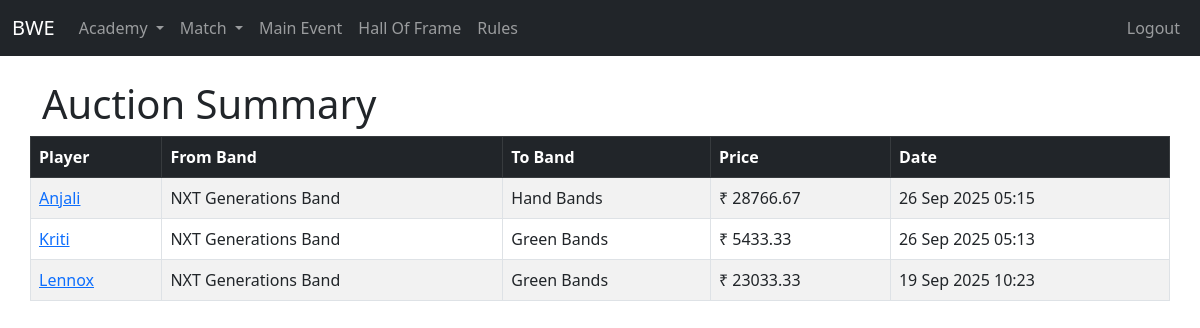
Before: /academy/auction/ (signed in) with the older database file.
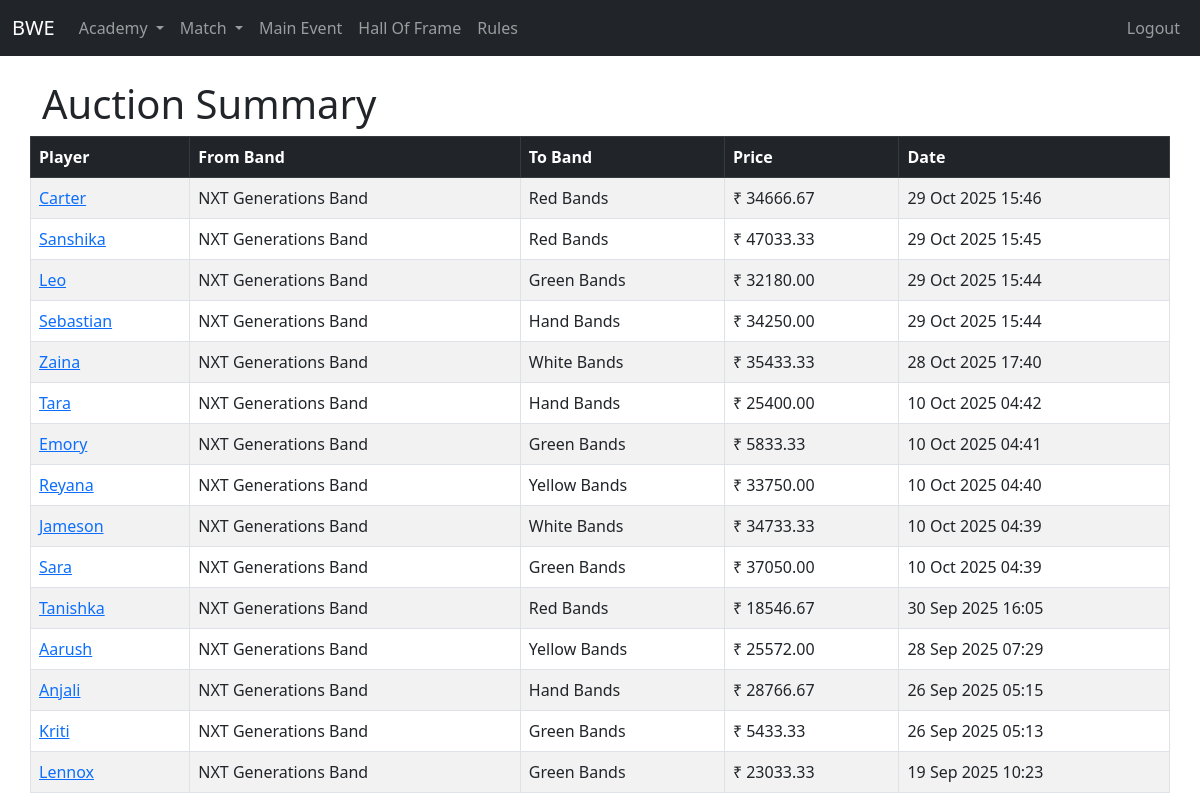
After: the same page with the newer database file.
### academy/models.py (models this page shows, shortened)
class Auction(models.Model):
    player = models.ForeignKey("Player", on_delete=models.CASCADE, related_name="auctions")
    from_band = models.ForeignKey("Band", on_delete=models.SET_NULL, null=True, blank=True, related_name="auctions_from")
    to_band = models.ForeignKey("Band", on_delete=models.SET_NULL, null=True, blank=True, related_name="auctions_to")
    price = models.FloatField()  # player's networth used in auction
    date = models.DateTimeField(auto_now_add=True)

class Player(models.Model):
    GENDER_CHOICES = [
        ('Male', 'Male'),
        ('Female', 'Female'),
    ]
    name = models.CharField(max_length=200)
    gender = models.CharField(max_length=10, choices=GENDER_CHOICES)
    band = models.ForeignKey(Band, on_delete=models.CASCADE, related_name='player_band')
    wins = models.PositiveIntegerField(default=0)
    matchesplayed = models.PositiveIntegerField(default=0)
    winningpercentage = models.FloatField(default=0)
    networth = models.FloatField(default=0)
    image_url = models.CharField(max_length=120, null=True, blank=True)
    is_active = models.BooleanField(default=True)
    objects = ActivePlayerManager()
    all_objects = models.Manager()
    spouse = models.OneToOneField(
        'self',
        on_delete=models.SET_NULL,
        null=True,
        blank=True,
        related_name="partner"
    )

class Band(models.Model):
    name = models.CharField(max_length=200)
    networth = models.FloatField(default=0)
    image_url = models.CharField(max_length=120, null=True, blank=True)
    emoji = models.CharField(max_length=5, null=True, blank=True)

### academy/views.py (the view)
# urls.py: path('auction/', views.auction_list, name='auction_list'),
@login_required
def auction_list(request):
    auctions = Auction.objects.all().order_by('-date')
    context = {
        'auctions': auctions
    }
    return render(request, 'academy/auctions/auction_list.html', context)

### templates/academy/auctions/auction_list.html
{% extends "base.html" %}
{% block content %}
<div class="row">
    <h1>Auction Summary</h1>
</div>
<div class="row">
    <table class="table table-bordered table-striped">
        <thead class="table-dark">
            <tr>
                <th>Player</th>
                <th>From Band</th>
                <th>To Band</th>
                <th>Price</th>
                <th>Date</th>
            </tr>
        </thead>
        <tbody id="table-body">
            {% for auction in auctions %}
            <tr>
                <td><a href="{% url 'player-view' auction.player.id %}">{{ auction.player.name }}</a></td>
                <td>{{ auction.from_band.name }}</td>
                <td>{{ auction.to_band.name }}</td>
                <td>₹ {{ auction.price|floatformat:2 }}</td>
                <td>{{ auction.date|date:"d M Y H:i" }}</td>
            </tr>
            {% empty %}
            <tr>
                <td colspan="5">No auctions available.</td>
            </tr>
            {% endfor %}
        </tbody>
    </table>
</div>
{% endblock %}

### templates/base.html (shortened to what this page needs)
<!DOCTYPE html>
<html lang="en">
<head>
  <link href="https://cdn.jsdelivr.net/npm/bootstrap@5.3.0/dist/css/bootstrap.min.css" rel="stylesheet">
</head>
<body>
  {% include 'navbar.html' %}
  <div class="container mt-4">
    {% block content %}
    {% endblock %}
  </div>
</body>
</html>

### templates/navbar.html (shortened to what this page needs)
<nav class="navbar navbar-expand-lg navbar-dark bg-dark">
  <div class="container-fluid">
    <a class="navbar-brand" href="{% url 'home' %}">BWE</a>
    {% if request.user.is_authenticated %}
    <div class="collapse navbar-collapse" id="navbarNav">
      <ul class="navbar-nav">
        <li class="nav-item dropdown">
          <a class="nav-link dropdown-toggle" href="#" role="button" data-bs-toggle="dropdown" aria-expanded="false">
            Academy
          </a>
        </li>
      </ul>
      <ul class="navbar-nav">
        <li class="nav-item dropdown">
          <a class="nav-link dropdown-toggle" href="#" role="button" data-bs-toggle="dropdown" aria-expanded="false">
            Match
          </a>
        </li>
      </ul>
      <ul class="navbar-nav">
        <li class="nav-item">
          <a class="nav-link" href="{% url 'main_event' %}">Main Event</a>
        </li>
      </ul>
      <ul class="navbar-nav">
        <li class="nav-item">
          <a class="nav-link" href="{% url 'hall_of_frame' %}">Hall Of Frame</a>
        </li>
      </ul>
      <ul class="navbar-nav">
        <li class="nav-item">
          <a class="nav-link" href="{% url 'rule-list' %}">Rules</a>
        </li>
      </ul>
    </div>
    {% endif %}
    <ul class="navbar-nav ms-auto">
      {% if request.user.is_authenticated %}
        <li class="nav-item">
          <a class="nav-link" href='{% url "logout" %}'>Logout</a>
        </li>
      {% else %}
        <li class="nav-item">
          <a class="nav-link" href='{% url "login" %}'>Login</a>
        </li>
      {% endif %}
    </ul>
  </div>
</nav>

Changed rows visible on the page:
added Auction: player.name "Carter", from_band.name "NXT Generations Band", to_band.name "Red Bands", price "34666.67", date "29 Oct 2025 15:46"
added Auction: player.name "Sanshika", from_band.name "NXT Generations Band", to_band.name "Red Bands", price "47033.33", date "29 Oct 2025 15:45"
added Auction: player.name "Leo", from_band.name "NXT Generations Band", to_band.name "Green Bands", price "32180.00", date "29 Oct 2025 15:44"
added Auction: player.name "Sebastian", from_band.name "NXT Generations Band", to_band.name "Hand Bands", price "34250.00", date "29 Oct 2025 15:44"
added Auction: player.name "Zaina", from_band.name "NXT Generations Band", to_band.name "White Bands", price "35433.33", date "28 Oct 2025 17:40"
added Auction: player.name "Tara", from_band.name "NXT Generations Band", to_band.name "Hand Bands", price "25400.00", date "10 Oct 2025 04:42"
added Auction: player.name "Emory", from_band.name "NXT Generations Band", to_band.name "Green Bands", price "5833.33", date "10 Oct 2025 04:41"
added Auction: player.name "Reyana", from_band.name "NXT Generations Band", to_band.name "Yellow Bands", price "33750.00", date "10 Oct 2025 04:40"
added Auction: player.name "Jameson", from_band.name "NXT Generations Band", to_band.name "White Bands", price "34733.33", date "10 Oct 2025 04:39"
added Auction: player.name "Sara", from_band.name "NXT Generations Band", to_band.name "Green Bands", price "37050.00", date "10 Oct 2025 04:39"
added Auction: player.name "Tanishka", from_band.name "NXT Generations Band", to_band.name "Red Bands", price "18546.67", date "30 Sep 2025 16:05"
added Auction: player.name "Aarush", from_band.name "NXT Generations Band", to_band.name "Yellow Bands", price "25572.00", date "28 Sep 2025 07:29"
